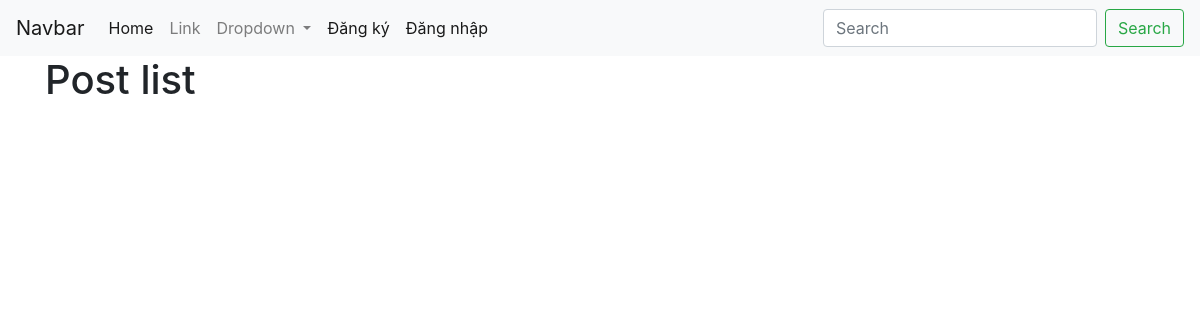
The app's page /posts/, older data.
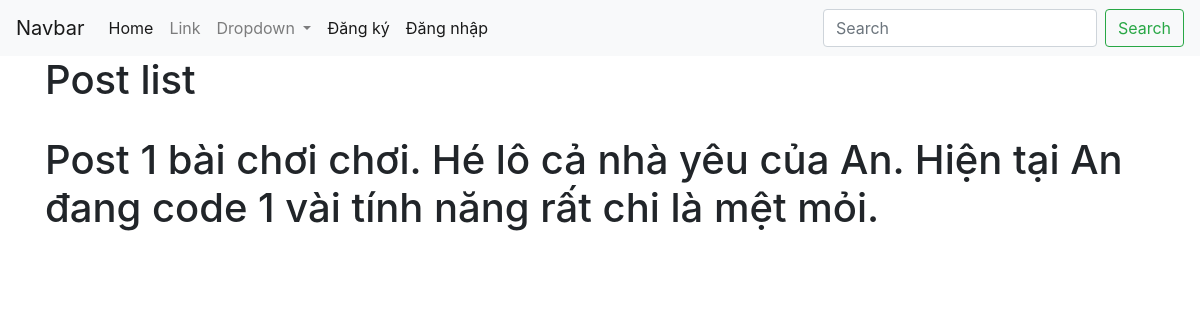
The same page, newer data.
### posts/models.py (models this page shows, shortened)
class Post (models.Model):
    content = models.TextField(blank=False,default='')
    image = models.FileField(upload_to='post', validators=[FileExtensionValidator(['png', 'jpg', 'jpeg', 'mp4','mov'])], blank= True)
    liked = models.ManyToManyField(Profile, blank=True, related_name='likes')
    commented = models.ManyToManyField(Profile, blank=True, related_name='comments')
    updated = models.DateTimeField(auto_now=True)
    created = models.DateTimeField(auto_now_add=True)
    author = models.ForeignKey(Profile, on_delete=models.CASCADE,related_name='posts')
    class Meta:
        ordering = ('-created',)

### posts/views.py (the view)
# urls.py: path('', views.post_comment_create_listview, name='main_post_view'),
def post_comment_create_listview(request):
    qs = Post.objects.all()
    context = {
        'qs': qs,
    }
    return render(request, 'main.html', context)

### posts/templates/main.html (shortened to what this page needs)
{% extends 'base.html' %}
{% block content %}
<h1>
    Post list
</h1>
{%for i in qs%}
<h1>
{{i.content}}
</h1>
{%endfor%}
{% endblock  %}

### templates/base.html (shortened to what this page needs)
{% load static %}
<!DOCTYPE html>
<html lang="en">
  <head>
    <link rel="stylesheet" href="https://cdn.jsdelivr.net/npm/bootstrap@4.0.0/dist/css/bootstrap.min.css"
>
    <link rel="stylesheet" type="text/css" href="{% static 'style.css' %}">
  </head>
  <body>
    {% include 'main/navbar.html'%}
    <div class="ui container">
      {% block content %}
      {% endblock %}
    </div>
  </body>
</html>

### templates/main/navbar.html (shortened to what this page needs)
<!DOCTYPE html>
<html lang="en">
<head>
</head>
<body>
    <nav class="navbar navbar-expand-lg navbar-light bg-light">
        <a class="navbar-brand" href="#">Navbar</a>
        <div class="collapse navbar-collapse" id="navbarSupportedContent">
            <ul class="navbar-nav mr-auto">
                <li class="nav-item active">
                    <a class="nav-link" href="#">Home <span class="sr-only">(current)</span></a>
                </li>
                <li class="nav-item">
                    <a class="nav-link" href="#">Link</a>
                </li>
                <li class="nav-item dropdown">
                    <a class="nav-link dropdown-toggle" href="#" id="navbarDropdown" role="button"
                        data-toggle="dropdown" aria-haspopup="true" aria-expanded="false">
                        Dropdown
                    </a>
                </li>
                {% if user.is_authenticated %}
                <li class="nav-item active">
                    <a class="nav-link" href="{% url 'logout' %}">Đăng xuất</a>
                </li>
                {% else %}
                <li class="nav-item active">
                    <a class="nav-link" href="{% url 'signup' %}">Đăng ký</a>
                </li>
                <li class="nav-item active">
                    <a class="nav-link" href="{% url 'login' %}">Đăng nhập</a>
                </li>
                {% endif %}
            </ul>
            <form class="form-inline my-2 my-lg-0">
                <input class="form-control mr-sm-2" type="search" placeholder="Search" aria-label="Search">
                <button class="btn btn-outline-success my-2 my-sm-0" type="submit">Search</button>
            </form>
        </div>
    </nav>
</body>
</html>

Row changes from the older to the newer data that the page shows:
added Post: content "Post 1 bài chơi chơi. Hé lô cả nhà yêu của An. Hiện tại An đang code 1 vài tính năng rất chi là mệt mỏi."
